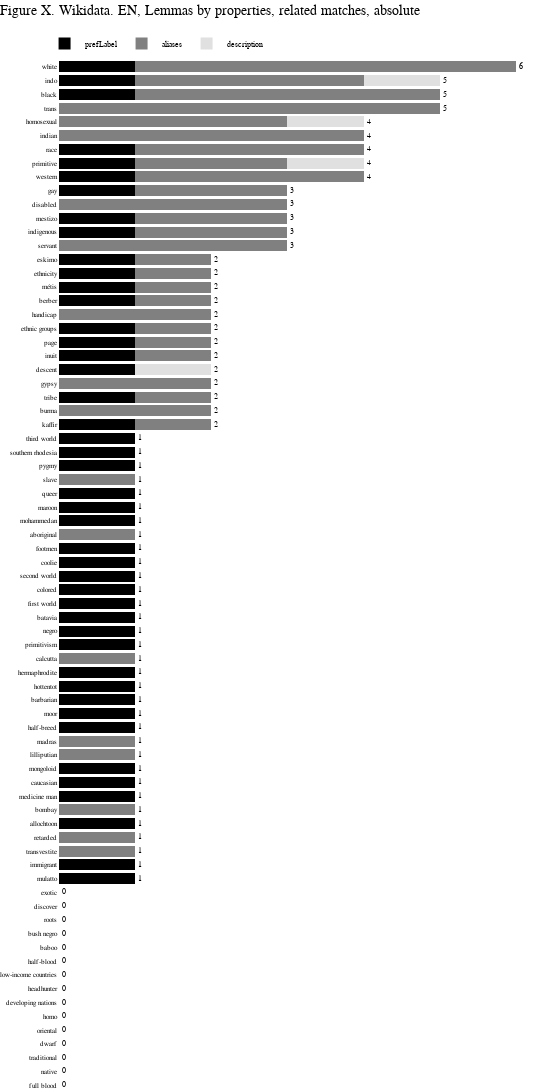

Write notebook code for a chart like this one.
### Code cell
lemmas = list(stats_by_lemma_en['lemma'])
pref = list(stats_by_lemma_en['wd_pref'])
aliases = list(stats_by_lemma_en['wd_aliases'])
descr = list(stats_by_lemma_en['wd_descr'])

# total marker
text_marker = list(stats_by_lemma_en['wd_total'])

bar_chart = go.Figure(data=[
    go.Bar(name="prefLabel",
           x=pref,
           y=lemmas,
           hovertext=pref,
           orientation='h',
           marker_color='rgb(0,0,0)'),
    
    go.Bar(name="aliases",
           x=aliases,
           y=lemmas,
           hovertext=aliases,
           orientation='h',
           marker_color='rgb(128, 128, 128)'),
    
    go.Bar(name="description",
           x=descr,
           y=lemmas,
           hovertext=descr,
           orientation='h',
           marker_color='rgb(224, 224, 224)',
           text=text_marker,
           textposition='outside')

])

bar_chart.update_layout(barmode='stack',
                  width=540,
                  height=1230,
                  bargap=0.2,
                  paper_bgcolor='rgb(255, 255, 255)',
                  plot_bgcolor='rgb(255, 255, 255)',
                  title={"text":"Figure X. Wikidata. EN, Lemmas by properties, related matches, absolute",
                        "x":0,
                        "y":1,
                        "yanchor":"top",
                        "yref":"paper",
                        "pad":{"t":-55},
                        "font":{"size":14}},
                  
                  margin=dict(
                    l=0,
                    r=0,
                    b=0,
                    t=60,
                    pad=1),
                  
                  font=dict(
                    family="Arial",
                    size=7,
                    color="black"),
                  
                  legend=dict(
                    traceorder="normal",
                    orientation="h",
                    itemsizing='constant',
                    itemwidth=30,
                    yanchor="top",
                    y=1.03,
                    xanchor="left",
                    x=-0.03,
                    font=dict(
                    family="Arial",
                    size=8,
                    color="black"
                )),
        )

bar_chart.update_traces(marker=dict(line=dict(width=0)),hoverinfo='text',
                 textfont_size=8, selector=dict(type='bar'))

bar_chart.update_yaxes(showgrid=False,
                visible=True)

bar_chart.update_xaxes(showgrid=False,
                visible=False)

### Figure 1 — Plotly figure (JSON) as saved in the notebook; plotly's stock layout.template omitted (floating-point values rounded to 4 significant figures)
{"data": [{"hoverinfo": "text", "hovertext": ["0", "0", "0", "0", "0", "0", "0", "0", "0", "0", "0", "0", "0", "0", "0", "1", "1", "0", "0", "1", "0", "1", "1", "1", "0", "0", "1", "1", "1", "1", "1", "0", "1", "1", "1", "1", "1", "1", "1", "1", "0", "1", "1", "1", "0", "1", "1", "1", "1", "0", "1", "0", "1", "1", "1", "1", "0", "1", "1", "1", "1", "0", "1", "1", "0", "1", "1", "1", "1", "0", "0", "0", "1", "1", "1"], "marker": {"color": "rgb(0,0,0)", "line": {"width": 0}}, "name": "prefLabel", "orientation": "h", "textfont": {"size": 8}, "type": "bar", "x": [0, 0, 0, 0, 0, 0, 0, 0, 0, 0, 0, 0, 0, 0, 0, 1, 1, 0, 0, 1, 0, 1, 1, 1, 0, 0, 1, 1, 1, 1, 1, 0, 1, 1, 1, 1, 1, 1, 1, 1, 0, 1, 1, 1, 0, 1, 1, 1, 1, 0, 1, 0, 1, 1, 1, 1, 0, 1, 1, 1, 1, 0, 1, 1, 0, 1, 1, 1, 1, 0, 0, 0, 1, 1, 1], "y": ["full blood", "native", "traditional", "dwarf", "oriental", "homo", "developing nations", "headhunter", "low-income countries", "half-blood", "baboo", "bush negro", "roots", "discover", "exotic", "mulatto", "immigrant", "transvestite", "retarded", "allochtoon", "bombay", "medicine man", "caucasian", "mongoloid", "lilliputian", "madras", "half-breed", "moor", "barbarian", "hottentot", "hermaphrodite", "calcutta", "primitivism", "negro", "batavia", "first world", "colored", "second world", "coolie", "footmen", "aboriginal", "mohammedan", "maroon", "queer", "slave", "pygmy", "southern rhodesia", "third world", "kaffir", "burma", "tribe", "gypsy", "descent", "inuit", "page", "ethnic groups", "handicap", "berber", "métis", "ethnicity", "eskimo", "servant", "indigenous", "mestizo", "disabled", "gay", "western", "primitive", "race", "indian", "homosexual", "trans", "black", "indo", "white"]}, {"hoverinfo": "text", "hovertext": ["0", "0", "0", "0", "0", "0", "0", "0", "0", "0", "0", "0", "0", "0", "0", "0", "0", "1", "1", "0", "1", "0", "0", "0", "1", "1", "0", "0", "0", "0", "0", "1", "0", "0", "0", "0", "0", "0", "0", "0", "1", "0", "0", "0", "1", "0", "0", "0", "1", "2", "1", "2", "0", "1", "1", "1", "2", "1", "1", "1", "1", "3", "2", "2", "3", "2", "3", "2", "3", "4", "3", "5", "4", "3", "5"], "marker": {"color": "rgb(128, 128, 128)", "line": {"width": 0}}, "name": "aliases", "orientation": "h", "textfont": {"size": 8}, "type": "bar", "x": [0, 0, 0, 0, 0, 0, 0, 0, 0, 0, 0, 0, 0, 0, 0, 0, 0, 1, 1, 0, 1, 0, 0, 0, 1, 1, 0, 0, 0, 0, 0, 1, 0, 0, 0, 0, 0, 0, 0, 0, 1, 0, 0, 0, 1, 0, 0, 0, 1, 2, 1, 2, 0, 1, 1, 1, 2, 1, 1, 1, 1, 3, 2, 2, 3, 2, 3, 2, 3, 4, 3, 5, 4, 3, 5], "y": ["full blood", "native", "traditional", "dwarf", "oriental", "homo", "developing nations", "headhunter", "low-income countries", "half-blood", "baboo", "bush negro", "roots", "discover", "exotic", "mulatto", "immigrant", "transvestite", "retarded", "allochtoon", "bombay", "medicine man", "caucasian", "mongoloid", "lilliputian", "madras", "half-breed", "moor", "barbarian", "hottentot", "hermaphrodite", "calcutta", "primitivism", "negro", "batavia", "first world", "colored", "second world", "coolie", "footmen", "aboriginal", "mohammedan", "maroon", "queer", "slave", "pygmy", "southern rhodesia", "third world", "kaffir", "burma", "tribe", "gypsy", "descent", "inuit", "page", "ethnic groups", "handicap", "berber", "métis", "ethnicity", "eskimo", "servant", "indigenous", "mestizo", "disabled", "gay", "western", "primitive", "race", "indian", "homosexual", "trans", "black", "indo", "white"]}, {"hoverinfo": "text", "hovertext": ["0", "0", "0", "0", "0", "0", "0", "0", "0", "0", "0", "0", "0", "0", "0", "0", "0", "0", "0", "0", "0", "0", "0", "0", "0", "0", "0", "0", "0", "0", "0", "0", "0", "0", "0", "0", "0", "0", "0", "0", "0", "0", "0", "0", "0", "0", "0", "0", "0", "0", "0", "0", "1", "0", "0", "0", "0", "0", "0", "0", "0", "0", "0", "0", "0", "0", "0", "1", "0", "0", "1", "0", "0", "1", "0"], "marker": {"color": "rgb(224, 224, 224)", "line": {"width": 0}}, "name": "description", "orientation": "h", "text": ["0", "0", "0", "0", "0", "0", "0", "0", "0", "0", "0", "0", "0", "0", "0", "1", "1", "1", "1", "1", "1", "1", "1", "1", "1", "1", "1", "1", "1", "1", "1", "1", "1", "1", "1", "1", "1", "1", "1", "1", "1", "1", "1", "1", "1", "1", "1", "1", "2", "2", "2", "2", "2", "2", "2", "2", "2", "2", "2", "2", "2", "3", "3", "3", "3", "3", "4", "4", "4", "4", "4", "5", "5", "5", "6"], "textfont": {"size": 8}, "textposition": "outside", "type": "bar", "x": [0, 0, 0, 0, 0, 0, 0, 0, 0, 0, 0, 0, 0, 0, 0, 0, 0, 0, 0, 0, 0, 0, 0, 0, 0, 0, 0, 0, 0, 0, 0, 0, 0, 0, 0, 0, 0, 0, 0, 0, 0, 0, 0, 0, 0, 0, 0, 0, 0, 0, 0, 0, 1, 0, 0, 0, 0, 0, 0, 0, 0, 0, 0, 0, 0, 0, 0, 1, 0, 0, 1, 0, 0, 1, 0], "y": ["full blood", "native", "traditional", "dwarf", "oriental", "homo", "developing nations", "headhunter", "low-income countries", "half-blood", "baboo", "bush negro", "roots", "discover", "exotic", "mulatto", "immigrant", "transvestite", "retarded", "allochtoon", "bombay", "medicine man", "caucasian", "mongoloid", "lilliputian", "madras", "half-breed", "moor", "barbarian", "hottentot", "hermaphrodite", "calcutta", "primitivism", "negro", "batavia", "first world", "colored", "second world", "coolie", "footmen", "aboriginal", "mohammedan", "maroon", "queer", "slave", "pygmy", "southern rhodesia", "third world", "kaffir", "burma", "tribe", "gypsy", "descent", "inuit", "page", "ethnic groups", "handicap", "berber", "métis", "ethnicity", "eskimo", "servant", "indigenous", "mestizo", "disabled", "gay", "western", "primitive", "race", "indian", "homosexual", "trans", "black", "indo", "white"]}], "layout": {"bargap": 0.2, "barmode": "stack", "font": {"color": "black", "family": "Arial", "size": 7}, "height": 1230, "legend": {"font": {"color": "black", "family": "Arial", "size": 8}, "itemsizing": "constant", "itemwidth": 30, "orientation": "h", "traceorder": "normal", "x": -0.03, "xanchor": "left", "y": 1.03, "yanchor": "top"}, "margin": {"b": 0, "l": 0, "pad": 1, "r": 0, "t": 60}, "paper_bgcolor": "rgb(255, 255, 255)", "plot_bgcolor": "rgb(255, 255, 255)", "title": {"font": {"size": 14}, "pad": {"t": -55}, "text": "Figure X. Wikidata. EN, Lemmas by properties, related matches, absolute", "x": 0, "y": 1, "yanchor": "top", "yref": "paper"}, "width": 540, "xaxis": {"showgrid": false, "visible": false}, "yaxis": {"showgrid": false, "visible": true}}}
